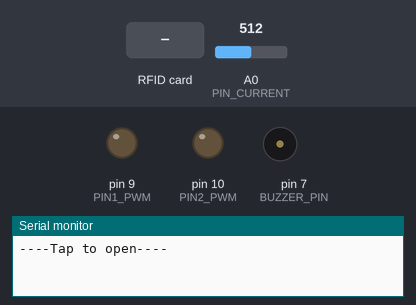
This sketch was run on a simulated Arduino Uno, built with avr-gcc and run on an emulated ATmega328P. Shown: output pins drawn as LEDs (lit = HIGH), buzzer (waves = sounding), the last lines printed to the serial monitor. The inputs (shaded band) are chosen by the test bench; at power-on: A0 (PIN_CURRENT) = 512. Pins used as bus, display or sensor lines are not drawn.

Above: at 1.2 s.
1.3 s: RFID card 23 1F 11 15 held to the reader
At 3.9 s:
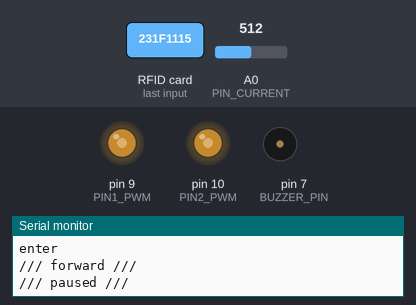
4.3 s: A0 (PIN_CURRENT) set to 567
5.8 s: A0 (PIN_CURRENT) set to 589
At 6.6 s:
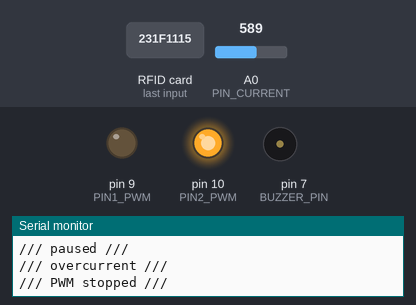
7.6 s: RFID card 03 3B 37 16 held to the reader
At 8.4 s:
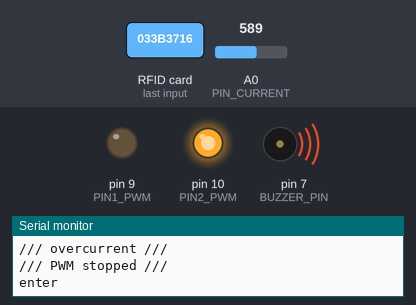
Timing chart, 0 to 10.6 s (numbered marks = the images above; inputs shaded):
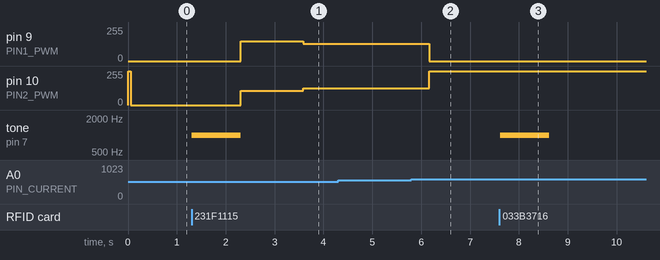

Measured:
- the behaviour switches between 581 and 582 on A0 (PIN_CURRENT) (found by bisection; images 1 and 2)
- after the input at 1.3 s, pin 9 (PIN1_PWM): 0/255 → 148/255 after 1.0 s, → 128/255 1.3 s later; pin 10 (PIN2_PWM): 0/255 → 107/255 after 1.0 s, → 127/255 1.3 s later; tone on pin 7 (BUZZER_PIN): silent → 1000 Hz at once, → silent 1.0 s later
- after the input at 4.3 s, every drawn part: stays the same
- after the input at 5.8 s, pin 9 (PIN1_PWM): 128/255 → 0/255 after 0.37 s; pin 10 (PIN2_PWM): 127/255 → 255/255 after 0.37 s
- after the input at 7.6 s, tone on pin 7 (BUZZER_PIN): silent → 1000 Hz at once, → silent 1.0 s later

The sketch:

src.ino
```cpp
// RFID define
#include <SPI.h>
#include <MFRC522.h>
#define RST_PIN 5
#define SS_PIN 6
MFRC522 mfrc522(SS_PIN, RST_PIN);   // RFID(MFRC522)
byte correctCardUID[] = {0x23, 0x1F, 0x11, 0x15};   // Define the correct card UID
byte wrongCardUID[] = {0x03, 0x3B, 0x37, 0x16};   // Define the correct card UID
/////////////////////////////////////////////////////////////////////////////


// PWM define
#define F_CLK 16000000UL //main clock frequency
#define F_PWM 10000 //PWM frequency (in Hz)
#define TIMER_TOP (unsigned long)(F_CLK/(2*F_PWM)-1)
#define PIN1_PWM 9
#define PIN2_PWM 10
#define PIN_LED  13
#define PIN_CURRENT A0 // replace with the pin connected to the sensor output

// Buzzer define
#define BUZZER_PIN 7 // Digital pin connected to the buzzer

/////////////////////////////////////////////////////////////////////////////


// global variables
int dutyStart = 420; // between O to 1000 (O for 0% and 1000 for 100.0% duty cycle)
int dutyStop = 580;
int32_t ocr;
float MAX_CURRENT = 1;
int oc_count=0;
int count=0;
float current=0;
/////////////////////////////////////////////////////////////////////////////


// setup
void setup()
  {
    // initialize
    Serial.begin(9600);   // Initialize serial communication
    SPI.begin();  // Initialize SPI bus
    mfrc522.PCD_Init();  // Initialize MFRC522
    Serial.println("----Tap to open----");

    ///////////////// Timerl config 1//////////////////
    TCCR1A=_BV(COM1A1) | _BV(COM1A0)  | _BV(COM1B1);   //OCIA and OCIB
    TCCR1B=_BV(WGM13) | _BV(CS10);     // Phase and Frequency Correct PWM, N=1
    ICR1=TIMER_TOP;

    pinMode(BUZZER_PIN, OUTPUT);
  }
/////////////////////////////////////////////////////////////////////////////


// Functions
// A user defined function to update PWM registers (Bipolar)
// duty is duty cycle (O for 0% and 1000 for 100.0% duty cycle)
void update_pwm_bipolar(unsigned int d)
  {
    ocr=d*TIMER_TOP/1000;
    OCR1A = ocr;
    OCR1B = ocr;
  }

// stop PWM function
void stopPWM()
  {
    TCCR1A = 0;  // Clear TCCR1A register
    TCCR1B = 0;  // Clear TCCR1B register
    pinMode(PIN1_PWM, INPUT);  // Set PWM pin as input
    pinMode(PIN2_PWM, INPUT);  // Set PWM pin as input
    Serial.println("/// PWM stopped ///");
  }

// read current function
float read_current(void)
{
  int adc = analogRead(A0);
  float voltage = adc * 5 / 1023.0;
  float current = (voltage - 2.5032) / 0.3373;
  return current;
}

// Buzz the buzzer for 0.5 seconds
void buzzBuzzer()
{
  tone(BUZZER_PIN, 1000); // Start buzzing at 1000Hz
  delay(1000); // Buzz for 0.5 seconds
  noTone(BUZZER_PIN); // Stop buzzing
}
/////////////////////////////////////////////////////////////////////////////


//loop
void loop() {
  while(2){
  // Look for new cards
  if (mfrc522.PICC_IsNewCardPresent() && mfrc522.PICC_ReadCardSerial())
  {
    Serial.println("enter");
    buzzBuzzer();
    // Check if the card UID matches the correct UID
    if (memcmp(mfrc522.uid.uidByte, correctCardUID, mfrc522.uid.size) == 0)
    {
      // link PWM
      pinMode(PIN_LED, OUTPUT) ;
      digitalWrite(PIN_LED, HIGH) ;
      pinMode(PIN1_PWM,OUTPUT) ;
      pinMode(PIN2_PWM,OUTPUT);

      // Activate PWM, duty = start
        Serial.println("/// forward ///");
        update_pwm_bipolar(dutyStart);
            count=7000;
            oc_count=0;
            while(count--)
              if (read_current()>MAX_CURRENT)
              {
                if (oc_count++>2000)
                {
                  Serial.println("/// overcurrent ///");
                  stopPWM();
                  return loop();
                }
              }
        //delay(3000);

      // pause PWM
        Serial.println("/// paused ///");
        update_pwm_bipolar(500);
            count=30000;
            oc_count=0;
            while(count--)
              if (read_current()>MAX_CURRENT)
              {
                if (oc_count++>2000)
                {
                  Serial.println("/// overcurrent ///");
                  stopPWM();
                  return loop();
                }
              }
        buzzBuzzer();
        //delay(3000);

      // Change duty cycle to 750
        Serial.println("/// reverse ///");
        update_pwm_bipolar(dutyStop);
            count=8300;
            oc_count=0;
            while(count--)
              if (read_current()>MAX_CURRENT)
              {
                if (oc_count++>2000)
                {
                  Serial.println("/// overcurrent ///");
                  stopPWM();
                  return loop();
                }
              }
        //delay(3000);

      //stop generating PWM
        Serial.println("/// stopped ///");
        stopPWM();
        Serial.println("/// demo ///");
        return loop();
  }

    // Halt PICC
    mfrc522.PICC_HaltA();
    // Stop encryption on PCD
    mfrc522.PCD_StopCrypto1();
    return loop();
  }

  }
  Serial.println("/// demo ///");
 return loop();
}
void loop();
```
